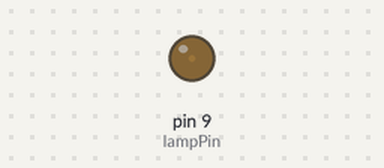
The sketch below on a simulated Arduino Uno, built with avr-gcc and run on an emulated ATmega328P. Shown: output pins drawn as LEDs (lit = HIGH).

Above: at 0.05 s.
At 0.6 s:
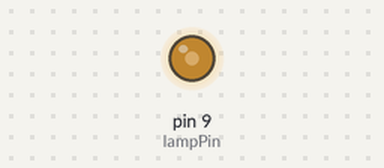
At 1.15 s:
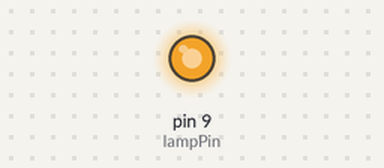
At 2.25 s:
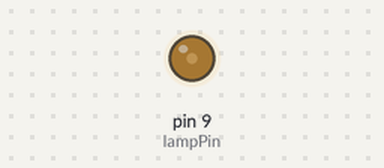
Timing chart, 0 to 5.9 s (numbered marks = the images above):
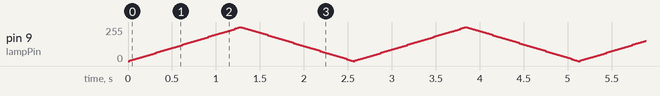

The sketch:

b2_01_fade_given.ino
```cpp
// ==================================================================
//   BAND 2, PARTS 3 AND 5  -  A FADING LIGHT
//
//   WHAT IT DOES
//     Makes one LED grow slowly brighter, then slowly dimmer,
//     over and over. One full round takes about 2.5 seconds.
//
//   WIRING
//     LED long leg into hole f5, short leg into hole f6.
//     Resistor (220 ohm) from j5 to j3.
//     Wire from h3 to digital pin 9.
//     Wire from j6 to the minus rail.
//     Wire from the minus rail to a GND pin.
//
//     Pin 9 matters. Only pins 3, 5, 6, 9, 10 and 11 can fade,
//     and they are the ones with a ~ printed next to them.
//
//   WHAT IS NEW HERE
//     The word 'for'. It repeats the two lines inside it, counting
//     as it goes. Band 2 Part 4 explains it slowly, one piece at
//     a time. Read that before you try to change this.
// ==================================================================

int lampPin = 9;

void setup() {
  pinMode(lampPin, OUTPUT);
}

void loop() {
  for (int level = 0; level <= 255; level = level + 4) {
    analogWrite(lampPin, level);
    delay(20);
  }
  for (int level = 255; level >= 0; level = level - 4) {
    analogWrite(lampPin, level);
    delay(20);
  }
}
```
